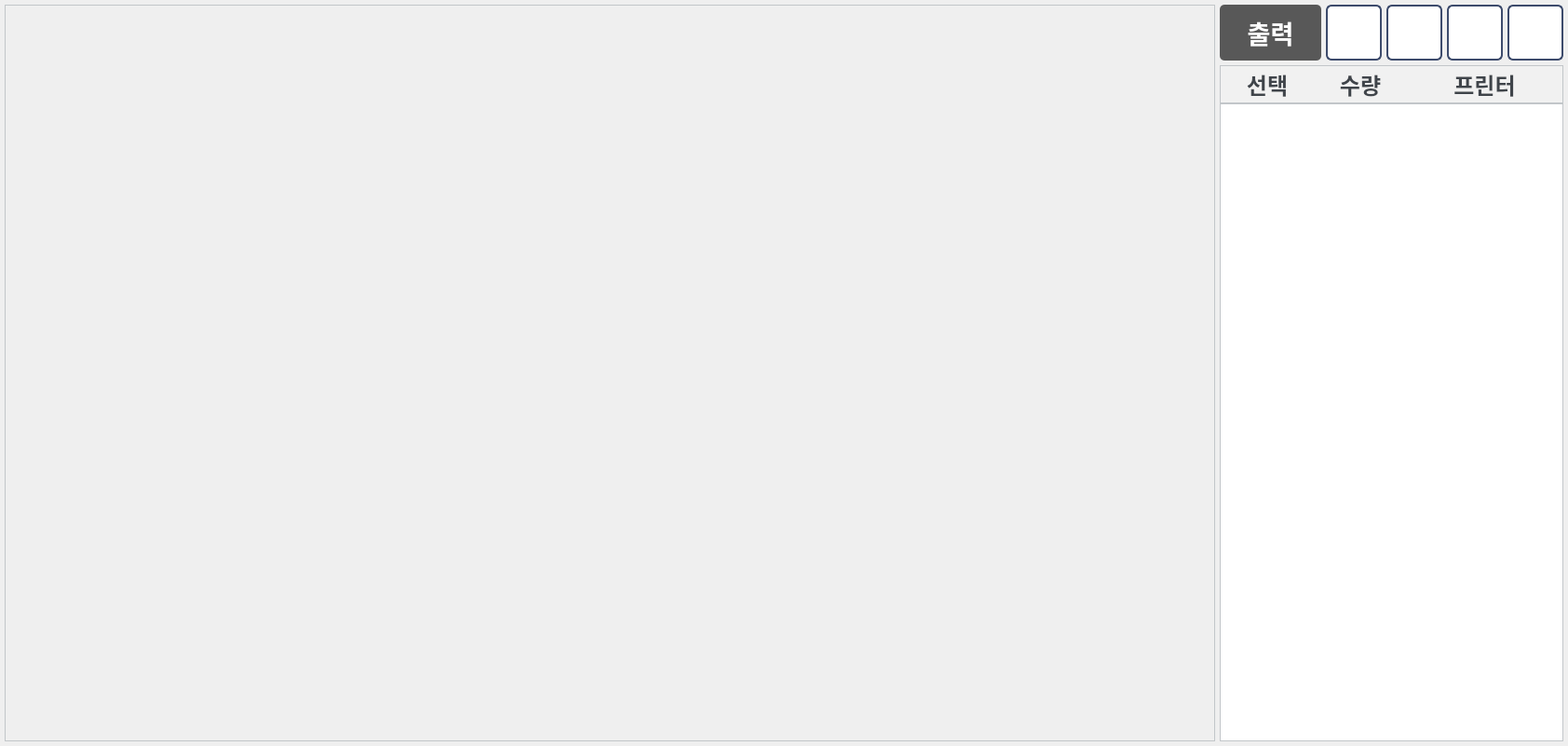
<?xml version="1.0" encoding="UTF-8"?>
<ui version="4.0">
 <class>Dialog</class>
 <widget class="QDialog" name="Dialog">
  <property name="geometry">
   <rect>
    <x>0</x>
    <y>0</y>
    <width>1684</width>
    <height>801</height>
   </rect>
  </property>
  <property name="minimumSize">
   <size>
    <width>0</width>
    <height>800</height>
   </size>
  </property>
  <property name="windowTitle">
   <string>생산지시현황[대성도어몰딩]</string>
  </property>
  <property name="windowIcon">
   <iconset>
    <normaloff>../img/ICON.ico</normaloff>../img/ICON.ico</iconset>
  </property>
  <property name="styleSheet">
   <string notr="true">QTableWidget{
border: 1px solid #c2c6c9;
gridline-color: #dddddd;
color:#6e7075;
selection-background-color: #E3F1ED;
selection-color: #313d39;
outline: 0;
}
QHeaderView::section {
background:#f1f1f1;
border-width: 0px 0px 2px 0px;
border-style: solid;
border-color: #c2c6c9;
color:#3f444a;
}</string>
  </property>
  <layout class="QHBoxLayout" name="horizontalLayout">
   <property name="spacing">
    <number>5</number>
   </property>
   <property name="leftMargin">
    <number>5</number>
   </property>
   <property name="topMargin">
    <number>5</number>
   </property>
   <property name="rightMargin">
    <number>5</number>
   </property>
   <property name="bottomMargin">
    <number>5</number>
   </property>
   <item>
    <widget class="QFrame" name="web_frame">
     <property name="minimumSize">
      <size>
       <width>1300</width>
       <height>0</height>
      </size>
     </property>
     <property name="styleSheet">
      <string notr="true">QFrame{
border: 1px solid #c2c6c9;
}</string>
     </property>
     <property name="frameShape">
      <enum>QFrame::NoFrame</enum>
     </property>
     <property name="frameShadow">
      <enum>QFrame::Raised</enum>
     </property>
     <layout class="QVBoxLayout" name="verticalLayout_2">
      <property name="spacing">
       <number>10</number>
      </property>
      <property name="leftMargin">
       <number>0</number>
      </property>
      <property name="topMargin">
       <number>0</number>
      </property>
      <property name="rightMargin">
       <number>0</number>
      </property>
      <property name="bottomMargin">
       <number>0</number>
      </property>
      <item>
       <layout class="QVBoxLayout" name="web_layout">
        <property name="spacing">
         <number>4</number>
        </property>
       </layout>
      </item>
     </layout>
    </widget>
   </item>
   <item>
    <widget class="QFrame" name="frame">
     <property name="minimumSize">
      <size>
       <width>350</width>
       <height>0</height>
      </size>
     </property>
     <property name="maximumSize">
      <size>
       <width>500</width>
       <height>16777215</height>
      </size>
     </property>
     <property name="frameShape">
      <enum>QFrame::NoFrame</enum>
     </property>
     <property name="frameShadow">
      <enum>QFrame::Raised</enum>
     </property>
     <layout class="QVBoxLayout" name="verticalLayout">
      <property name="spacing">
       <number>5</number>
      </property>
      <property name="leftMargin">
       <number>0</number>
      </property>
      <property name="topMargin">
       <number>0</number>
      </property>
      <property name="rightMargin">
       <number>0</number>
      </property>
      <property name="bottomMargin">
       <number>0</number>
      </property>
      <item>
       <widget class="QFrame" name="btns_frame">
        <property name="minimumSize">
         <size>
          <width>0</width>
          <height>60</height>
         </size>
        </property>
        <property name="maximumSize">
         <size>
          <width>16777215</width>
          <height>60</height>
         </size>
        </property>
        <property name="styleSheet">
         <string notr="true"/>
        </property>
        <property name="frameShape">
         <enum>QFrame::NoFrame</enum>
        </property>
        <property name="frameShadow">
         <enum>QFrame::Raised</enum>
        </property>
        <layout class="QHBoxLayout" name="horizontalLayout_2">
         <property name="spacing">
          <number>5</number>
         </property>
         <property name="leftMargin">
          <number>0</number>
         </property>
         <property name="topMargin">
          <number>0</number>
         </property>
         <property name="rightMargin">
          <number>0</number>
         </property>
         <property name="bottomMargin">
          <number>0</number>
         </property>
         <item>
          <widget class="QPushButton" name="print_btn">
           <property name="sizePolicy">
            <sizepolicy hsizetype="Minimum" vsizetype="Expanding">
             <horstretch>0</horstretch>
             <verstretch>0</verstretch>
            </sizepolicy>
           </property>
           <property name="font">
            <font>
             <family>맑은 고딕</family>
             <pointsize>20</pointsize>
             <weight>75</weight>
             <bold>true</bold>
            </font>
           </property>
           <property name="cursor">
            <cursorShape>PointingHandCursor</cursorShape>
           </property>
           <property name="toolTip">
            <string>출력</string>
           </property>
           <property name="styleSheet">
            <string notr="true">QPushButton{
color: #ffffff;
background:#585858;
border-radius:5px;
}
QPushButton:pressed {
 background-color: #4d4d4d;
}</string>
           </property>
           <property name="text">
            <string>출력</string>
           </property>
          </widget>
         </item>
         <item>
          <widget class="QPushButton" name="up_btn">
           <property name="sizePolicy">
            <sizepolicy hsizetype="Minimum" vsizetype="Expanding">
             <horstretch>0</horstretch>
             <verstretch>0</verstretch>
            </sizepolicy>
           </property>
           <property name="minimumSize">
            <size>
             <width>60</width>
             <height>0</height>
            </size>
           </property>
           <property name="maximumSize">
            <size>
             <width>60</width>
             <height>16777215</height>
            </size>
           </property>
           <property name="font">
            <font>
             <family>맑은 고딕</family>
             <pointsize>20</pointsize>
             <weight>75</weight>
             <italic>false</italic>
             <bold>true</bold>
            </font>
           </property>
           <property name="cursor">
            <cursorShape>PointingHandCursor</cursorShape>
           </property>
           <property name="styleSheet">
            <string notr="true">QPushButton{
background: #ffffff;
border: 2px solid #3D4B6C; 
color: #3D4B6C; 
border-radius: 6px;
}
QPushButton:pressed{
background: #f2f2f2;
}</string>
           </property>
           <property name="text">
            <string/>
           </property>
           <property name="icon">
            <iconset>
             <normaloff>../img/prev_blue.png</normaloff>../img/prev_blue.png</iconset>
           </property>
           <property name="iconSize">
            <size>
             <width>28</width>
             <height>28</height>
            </size>
           </property>
          </widget>
         </item>
         <item>
          <widget class="QPushButton" name="down_btn">
           <property name="sizePolicy">
            <sizepolicy hsizetype="Minimum" vsizetype="Expanding">
             <horstretch>0</horstretch>
             <verstretch>0</verstretch>
            </sizepolicy>
           </property>
           <property name="minimumSize">
            <size>
             <width>60</width>
             <height>0</height>
            </size>
           </property>
           <property name="maximumSize">
            <size>
             <width>60</width>
             <height>16777215</height>
            </size>
           </property>
           <property name="font">
            <font>
             <family>맑은 고딕</family>
             <pointsize>20</pointsize>
             <weight>75</weight>
             <italic>false</italic>
             <bold>true</bold>
            </font>
           </property>
           <property name="cursor">
            <cursorShape>PointingHandCursor</cursorShape>
           </property>
           <property name="styleSheet">
            <string notr="true">QPushButton{
background: #ffffff;
border: 2px solid #3D4B6C; 
color: #3D4B6C; 
border-radius: 6px;
}
QPushButton:pressed{
background: #f2f2f2;
}</string>
           </property>
           <property name="text">
            <string/>
           </property>
           <property name="icon">
            <iconset>
             <normaloff>../img/next_blue.png</normaloff>../img/next_blue.png</iconset>
           </property>
           <property name="iconSize">
            <size>
             <width>28</width>
             <height>28</height>
            </size>
           </property>
          </widget>
         </item>
         <item>
          <widget class="QPushButton" name="update_btn">
           <property name="sizePolicy">
            <sizepolicy hsizetype="Minimum" vsizetype="Expanding">
             <horstretch>0</horstretch>
             <verstretch>0</verstretch>
            </sizepolicy>
           </property>
           <property name="minimumSize">
            <size>
             <width>60</width>
             <height>0</height>
            </size>
           </property>
           <property name="maximumSize">
            <size>
             <width>60</width>
             <height>16777215</height>
            </size>
           </property>
           <property name="font">
            <font>
             <family>맑은 고딕</family>
             <pointsize>20</pointsize>
             <weight>75</weight>
             <italic>false</italic>
             <bold>true</bold>
            </font>
           </property>
           <property name="cursor">
            <cursorShape>PointingHandCursor</cursorShape>
           </property>
           <property name="toolTip">
            <string>업데이트</string>
           </property>
           <property name="styleSheet">
            <string notr="true">QPushButton{
background: #ffffff;
border: 2px solid #3D4B6C; 
color: #3D4B6C; 
border-radius: 6px;
}
QPushButton:pressed{
background: #f2f2f2;
}</string>
           </property>
           <property name="text">
            <string/>
           </property>
           <property name="icon">
            <iconset>
             <normaloff>../img/upgrade2.png</normaloff>../img/upgrade2.png</iconset>
           </property>
           <property name="iconSize">
            <size>
             <width>45</width>
             <height>45</height>
            </size>
           </property>
          </widget>
         </item>
         <item>
          <widget class="QPushButton" name="exit_btn">
           <property name="sizePolicy">
            <sizepolicy hsizetype="Minimum" vsizetype="Expanding">
             <horstretch>0</horstretch>
             <verstretch>0</verstretch>
            </sizepolicy>
           </property>
           <property name="minimumSize">
            <size>
             <width>60</width>
             <height>0</height>
            </size>
           </property>
           <property name="maximumSize">
            <size>
             <width>60</width>
             <height>16777215</height>
            </size>
           </property>
           <property name="font">
            <font>
             <family>맑은 고딕</family>
             <pointsize>20</pointsize>
             <weight>75</weight>
             <italic>false</italic>
             <bold>true</bold>
            </font>
           </property>
           <property name="cursor">
            <cursorShape>PointingHandCursor</cursorShape>
           </property>
           <property name="toolTip">
            <string>닫기</string>
           </property>
           <property name="styleSheet">
            <string notr="true">QPushButton{
background: #ffffff;
border: 2px solid #3D4B6C; 
color: #3D4B6C; 
border-radius: 6px;
}
QPushButton:pressed{
background: #f2f2f2;
}</string>
           </property>
           <property name="text">
            <string/>
           </property>
           <property name="icon">
            <iconset>
             <normaloff>../img/close_blue.png</normaloff>../img/close_blue.png</iconset>
           </property>
           <property name="iconSize">
            <size>
             <width>40</width>
             <height>40</height>
            </size>
           </property>
          </widget>
         </item>
        </layout>
       </widget>
      </item>
      <item>
       <widget class="QTableWidget" name="tableWidget">
        <property name="font">
         <font>
          <pointsize>18</pointsize>
         </font>
        </property>
        <property name="cursor" stdset="0">
         <cursorShape>PointingHandCursor</cursorShape>
        </property>
        <property name="selectionMode">
         <enum>QAbstractItemView::SingleSelection</enum>
        </property>
        <property name="selectionBehavior">
         <enum>QAbstractItemView::SelectRows</enum>
        </property>
        <attribute name="horizontalHeaderStretchLastSection">
         <bool>true</bool>
        </attribute>
        <attribute name="verticalHeaderVisible">
         <bool>false</bool>
        </attribute>
        <column>
         <property name="text">
          <string>선택</string>
         </property>
         <property name="font">
          <font>
           <family>맑은 고딕</family>
           <pointsize>18</pointsize>
           <weight>75</weight>
           <bold>true</bold>
          </font>
         </property>
        </column>
        <column>
         <property name="text">
          <string>수량</string>
         </property>
         <property name="font">
          <font>
           <family>맑은 고딕</family>
           <pointsize>18</pointsize>
           <weight>75</weight>
           <bold>true</bold>
          </font>
         </property>
        </column>
        <column>
         <property name="text">
          <string>프린터</string>
         </property>
         <property name="font">
          <font>
           <family>맑은 고딕</family>
           <pointsize>18</pointsize>
           <weight>75</weight>
           <bold>true</bold>
          </font>
         </property>
        </column>
       </widget>
      </item>
     </layout>
    </widget>
   </item>
  </layout>
 </widget>
 <resources/>
 <connections/>
</ui>
